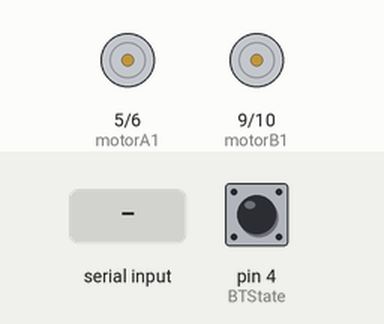
Bench run of a sketch on a simulated Arduino Uno, built with avr-gcc and run on an emulated ATmega328P. Parts: motor-driver pin pairs drawn as motors (green arrow = first pin HIGH = forward, orange = second pin HIGH = backward, longer = more drive, scaled by the enable pin). Inputs (shaded band) come from the test bench; at power-on: pin 4 (BTState) HIGH.

Above: at 1.2 s.
1.3 s: "F" received over Serial
At 2.3 s:
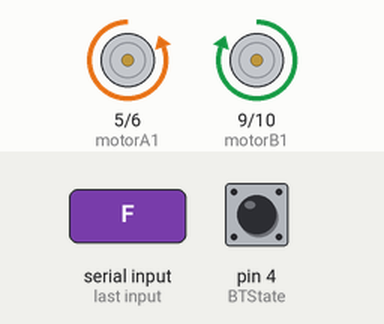
2.8 s: "0" received over Serial
At 3.5 s:
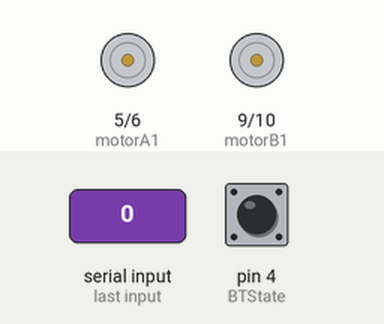
4.3 s: "B" received over Serial
At 4.6 s:
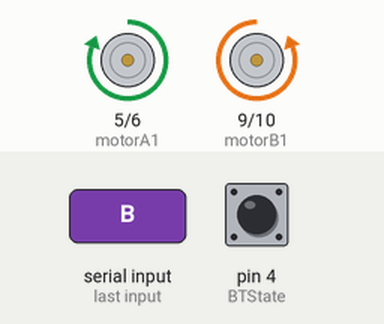
5.8 s: "L" received over Serial
At 6.9 s:
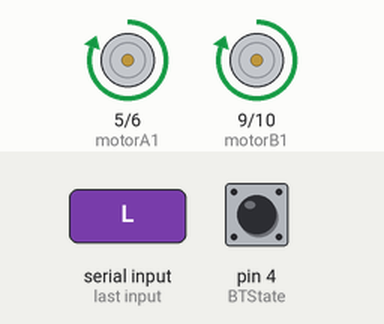
7.3 s: "4" received over Serial
At 8.1 s:
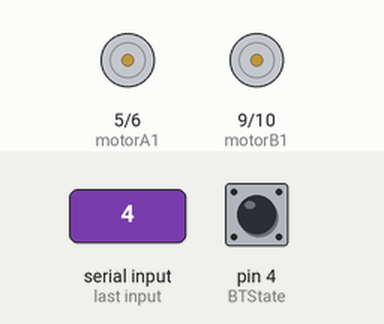
Timing chart, 0 to 9.8 s (numbered marks = the images above; inputs shaded):
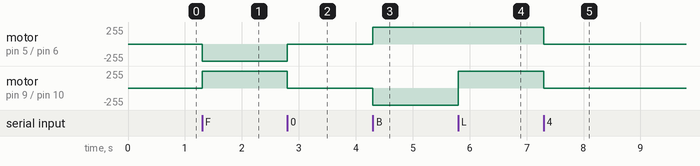

The sketch:

CarRODAapk.ino
```cpp
/*
só ródinhas
Dev por "Michael" Trillobit3sGames
trillobit3s@gmail.com - estuartyy@gmail.com

Carrinho bluetooth Arduino sem slider
primeira atualização 05/02/2017
Ultima atualização 12/11/2024

USE ESTES CARACTERES EM SEU CÓDIGO

F = PARA FRENTE => S = PARADO
B = PARA ATRÁS => S = PARADO
L = PARA ESQUERDA => S = PARADO
R = PARA DIREITA => S = PARADO

S = PARADO

V = BUZINA => v = buzina desligada
W = LED FRENTE => w = led frente desligado
U = LED TRÁS => u = led trás   desligado
*/

#include <SoftwareSerial.h>

SoftwareSerial BT(0, 1); // RX, TX

const int motorA1  = 5;//3
const int motorA2  = 6;//5
const int motorB1  = 9;//6
const int motorB2  = 10;//9

const int ENA = 11;//10
const int ENB = 12;//11

const int BTState = 4;

int vSpeed = 255;
char state = 'S';

void setup() {
  BT.begin(9600);
  Serial.begin(9600);

  pinMode(motorA1, OUTPUT);
  pinMode(motorA2, OUTPUT);
  pinMode(motorB1, OUTPUT);
  pinMode(motorB2, OUTPUT);
  pinMode(ENA, OUTPUT);
  pinMode(ENB, OUTPUT);

  pinMode(BTState, INPUT);
}

void loop() {
  while (BT.available()) {
    char c = BT.read();
  }

  if (digitalRead(BTState) == LOW) {
    state = 'S'; // Pare se a conexão Bluetooth for perdida
  }

  if (Serial.available() > 0) {
    state = Serial.read();
    updateSpeed(state);
    executeCommand(state);
  }
}

void updateSpeed(char s) {
  switch (s) {
    case '0': vSpeed = 100; break;
    case '4': vSpeed = 140; break;
    case '6': vSpeed = 180; break;
    case '7': vSpeed = 200; break;
    case '8': vSpeed = 240; break;
    case '9': vSpeed = 255; break;
    case 'q': vSpeed = 255; break;
    default: vSpeed = 255; break;
  }
}

void executeCommand(char cmd) {
  switch (cmd) {
    case 'F': andarParaFrente(); break;
    case 'B': andarParaTras(); break;
    case 'L': andarParaEsquerda(); break;
    case 'R': andarParaDireita(); break;
    default: ficarParado(); break;
  }
}

void andarParaFrente() {
  analogWrite(ENA, vSpeed);
  analogWrite(ENB, vSpeed);
  digitalWrite(motorA1, LOW);
  digitalWrite(motorA2, HIGH);
  digitalWrite(motorB1, HIGH);
  digitalWrite(motorB2, LOW);
}

void andarParaTras() {
  analogWrite(ENA, vSpeed);
  analogWrite(ENB, vSpeed);
  digitalWrite(motorA1, HIGH);
  digitalWrite(motorA2, LOW);
  digitalWrite(motorB1, LOW);
  digitalWrite(motorB2, HIGH);
}

void andarParaDireita() {
  analogWrite(ENA, vSpeed);
  analogWrite(ENB, vSpeed);
  digitalWrite(motorA1, LOW);
  digitalWrite(motorA2, HIGH);
  digitalWrite(motorB1, LOW);
  digitalWrite(motorB2, HIGH);
}

void andarParaEsquerda() {
  analogWrite(ENA, vSpeed);
  analogWrite(ENB, vSpeed);
  digitalWrite(motorA1, HIGH);
  digitalWrite(motorA2, LOW);
  digitalWrite(motorB1, HIGH);
  digitalWrite(motorB2, LOW);
}

void ficarParado() {
  digitalWrite(motorA1, LOW);
  digitalWrite(motorA2, LOW);
  digitalWrite(motorB1, LOW);
  digitalWrite(motorB2, LOW);
}
```

Measured:
- after the input at 1.3 s, motor on pin 5 (motorA1) / pin 6 (motorA2): stopped → backward 255/255 at once; motor on pin 9 (motorB1) / pin 10 (motorB2): stopped → forward 255/255 at once
- after the input at 2.8 s, motor on pin 5 (motorA1) / pin 6 (motorA2): backward 255/255 → stopped at once; motor on pin 9 (motorB1) / pin 10 (motorB2): forward 255/255 → stopped at once
- after the input at 4.3 s, motor on pin 5 (motorA1) / pin 6 (motorA2): stopped → forward 255/255 at once; motor on pin 9 (motorB1) / pin 10 (motorB2): stopped → backward 255/255 at once
- after the input at 5.8 s, motor on pin 9 (motorB1) / pin 10 (motorB2): backward 255/255 → forward 255/255 at once
- after the input at 7.3 s, motor on pin 5 (motorA1) / pin 6 (motorA2), motor on pin 9 (motorB1) / pin 10 (motorB2): forward 255/255 → stopped at once
